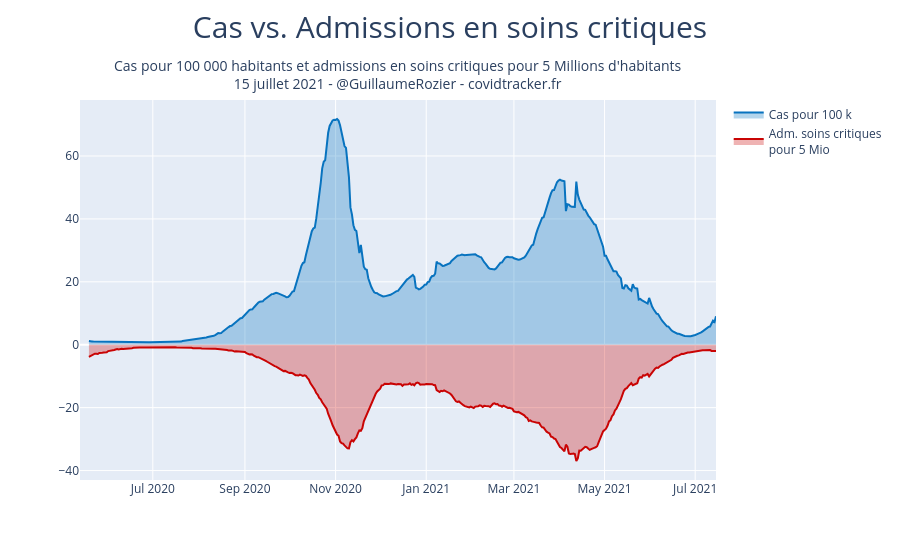

Notebook code for this chart:
### Code cell
fig = go.Figure()
fig.add_trace(go.Scatter(
    x=df.jour,
    y=df.P.rolling(window=7).mean()/67000000*100000,
    name="Cas pour 100 k",
    marker_color='rgb(8, 115, 191)',
    fillcolor="rgba(8, 115, 191, 0.3)",
    fill='tozeroy'))
fig.add_trace(go.Scatter(
    x=df.jour,
    y=-df.incid_rea.rolling(window=7).mean()/67000000*5000000,
    name="Adm. soins critiques<br>pour 5 Mio",
    marker_color='rgb(201, 4, 4)',
    fillcolor="rgba(201, 4, 4,0.3)",
    fill='tozeroy'))
fig.update_yaxes()
fig.update_layout(
    title={
                        'text': "Cas vs. Admissions en soins critiques",
                        'y':0.97,
                        'x':0.5,
                        'xanchor': 'center',
                        'yanchor': 'top'},
    titlefont = dict(
                    size=30),
    annotations = [
                        dict(
                            x=0.5,
                            y=1.12,
                            xref='paper',
                            yref='paper',
                            font=dict(size=14),
                            text="Cas pour 100 000 habitants et admissions en soins critiques pour 5 Millions d'habitants<br>{} - @GuillaumeRozier - covidtracker.fr".format(datetime.strptime(df.jour.max(), '%Y-%m-%d').strftime('%d %B %Y')),#'Date : {}. Source : Santé publique France. Auteur : GRZ - covidtracker.fr.'.format(),                    showarrow = False
                            showarrow=False
                        ),
                        ]
)

#name_fig = "cas_hospitalisations_ratio"
#fig.write_image(PATH + "images/charts/france/{}.jpeg".format(name_fig), scale=2, width=900, height=600)
#plotly.offline.plot(fig, filename = PATH + 'images/html_exports/france/{}.html'.format(name_fig), auto_open=False)

### Figure 1 — Plotly figure (JSON) as saved in the notebook; plotly's stock layout.template omitted (floating-point values rounded to 4 significant figures; data arrays with more than 128 entries replaced by an {"elided": "..."} marker saying what was removed)
{"data": [{"fill": "tozeroy", "fillcolor": "rgba(8, 115, 191, 0.3)", "marker": {"color": "rgb(8, 115, 191)"}, "name": "Cas pour 100 k", "type": "scatter", "x": {"elided": "429 str values"}, "y": {"elided": "429 float values"}}, {"fill": "tozeroy", "fillcolor": "rgba(201, 4, 4,0.3)", "marker": {"color": "rgb(201, 4, 4)"}, "name": "Adm. soins critiques<br>pour 5 Mio", "type": "scatter", "x": {"elided": "429 str values"}, "y": {"elided": "429 float values"}}], "layout": {"annotations": [{"font": {"size": 14}, "showarrow": false, "text": "Cas pour 100 000 habitants et admissions en soins critiques pour 5 Millions d'habitants<br>15 juillet 2021 - @GuillaumeRozier - covidtracker.fr", "x": 0.5, "xref": "paper", "y": 1.12, "yref": "paper"}], "title": {"font": {"size": 30}, "text": "Cas vs. Admissions en soins critiques", "x": 0.5, "xanchor": "center", "y": 0.97, "yanchor": "top"}}}
